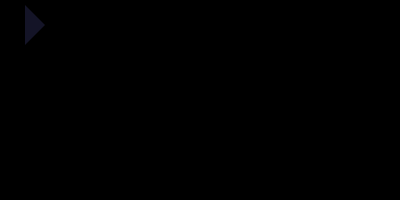
Frame 1 (no input)
Frame 60 (the mouse pressed at the canvas centre just before this capture): identical to frame 1, image omitted
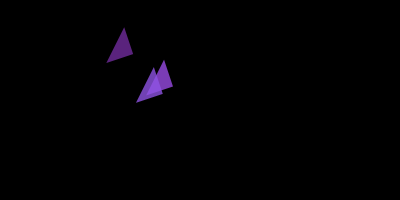
Frame 120 (the mouse held since frame 60 and released just before this capture)

The Processing sketch that drew these frames (run headless with seeded random() and noise(); from frame 60 on, the mouse is pressed at the canvas centre):

// Processing sketch: processing_70067
// ── processing_70067.pde

float x=0,y=0;
float incX = 0.025,incY = 0.025; // son incrementos en X y Y asignados x mi.

float x2=0,y2=0;
float incX2 = 0.05,incY2 = 0.05;

float x3=0,y3=0;
float incX3 = 0.1, incY3=0.1;

//................

void setup(){
  size(400,200);
  background(0);
  //ellipseMode(CORNER);
  
}

//................

void draw(){
  
  background(0);
  
  float dx=mouseX-x;
  float dy=mouseY-y;
  
  float a = atan2(dy,dx); //calcula la tangente y primero va la coordenada "Y"
  

  smooth();
  noStroke();
  //ellipse(x,y,30,30);
  punta(x,y,a);
  
  float dx2 = x-x2;
  float dy2 = y-y2;
  
  float a2 = atan2(dy2,dx2);
  
  punta(x2+25,y2+25,a2);
  
  float dx3 = x-x3;
  float dy3 = y-y3;
  
  float a3 = atan2(dy3,dx3);
  
  punta(x3-25,y3-25,a3);
  
  x=x+incX*dx;
  y=y+incY*dy;
  
  x2 = x2+incX2*dx2;
  y2 = y2+incY2*dy2;
  
  x3 = x3+incX3*dx3;
  y3 = y3+incY3*dy3;
  
}

//..................

void punta(float x,float y,float ang){
  
  pushMatrix();
  translate(x,y);
  rotate(ang);
   fill(x,y,x+y,200);
   triangle(0,-20,0,20,20,0);
   popMatrix();
  
  
}
